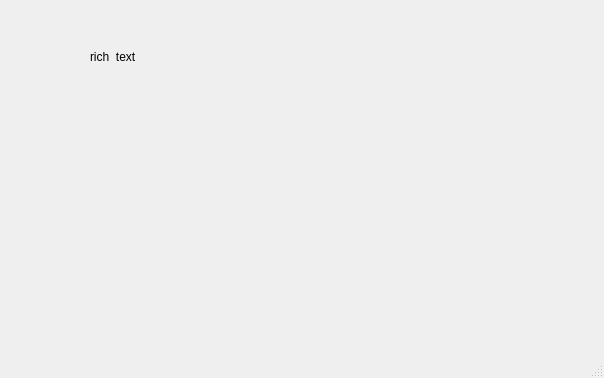
<?xml version="1.0" encoding="UTF-8"?>
<ui version="4.0">
 <class>MainWindow</class>
 <widget class="QMainWindow" name="MainWindow">
  <property name="geometry">
   <rect>
    <x>0</x>
    <y>0</y>
    <width>604</width>
    <height>378</height>
   </rect>
  </property>
  <property name="windowTitle">
   <string>MainWindow</string>
  </property>
  <widget class="QWidget" name="centralwidget">
   <widget class="QLabel" name="label">
    <property name="geometry">
     <rect>
      <x>150</x>
      <y>70</y>
      <width>271</width>
      <height>181</height>
     </rect>
    </property>
    <property name="styleSheet">
     <string notr="true"/>
    </property>
    <property name="text">
     <string>&lt;html&gt;&lt;head/&gt;&lt;body&gt;&lt;p&gt;&lt;img src=&quot;:/Ejercicios/nata.jpg&quot;/&gt;&lt;/p&gt;&lt;/body&gt;&lt;/html&gt;</string>
    </property>
   </widget>
   <widget class="QLabel" name="label_2">
    <property name="geometry">
     <rect>
      <x>90</x>
      <y>50</y>
      <width>47</width>
      <height>13</height>
     </rect>
    </property>
    <property name="text">
     <string>rich_text</string>
    </property>
   </widget>
  </widget>
  <widget class="QMenuBar" name="menubar">
   <property name="geometry">
    <rect>
     <x>0</x>
     <y>0</y>
     <width>604</width>
     <height>21</height>
    </rect>
   </property>
  </widget>
  <widget class="QStatusBar" name="statusbar"/>
 </widget>
 <resources>
  <include location="../archivos/recursos.qrc"/>
 </resources>
 <connections/>
</ui>
